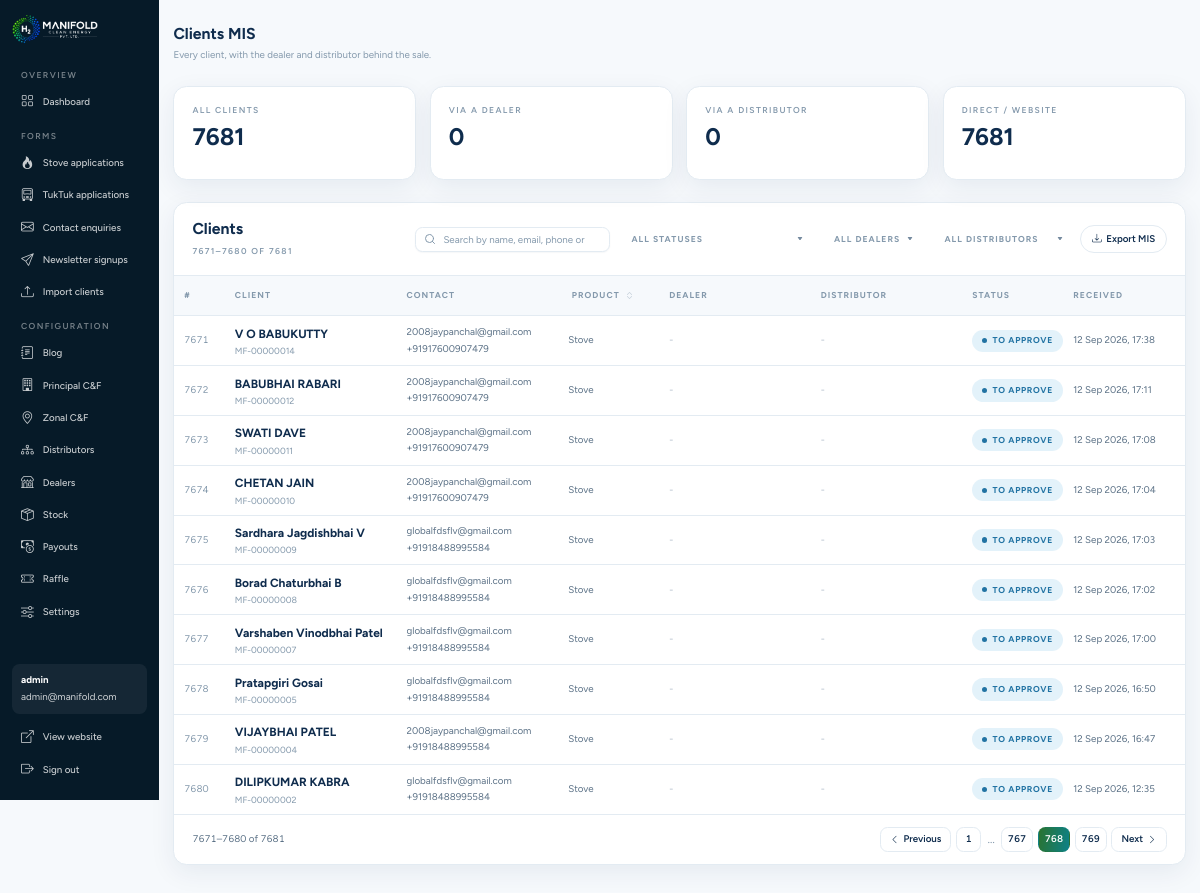
Screenshot of /admin/mis?page=768 (signed in) with the database file from the repository.
### tables this page shows
CREATE TABLE `applications` (
  `id` int(10) UNSIGNED NOT NULL,
  `product` enum('stove','tuktuk') NOT NULL,
  `status` enum('submitted','booking_pending','booking_review','docs_pending','confirm_pending','delivery_pending','delivery_review','complete','cancelled','refunded','rejected','expired') NOT NULL DEFAULT 'submitted',
  `reference_code` varchar(20) NOT NULL DEFAULT '',
  `referral_code` varchar(20) NOT NULL DEFAULT '',
  `referred_by_code` varchar(20) DEFAULT NULL,
  `referred_by_id` int(10) UNSIGNED DEFAULT NULL,
  `dealer_id` int(10) UNSIGNED DEFAULT NULL,
  `dealer_commission` decimal(10,2) NOT NULL DEFAULT 0.00,
  `distributor_id` int(10) UNSIGNED DEFAULT NULL,
  `distributor_commission` decimal(10,2) NOT NULL DEFAULT 0.00,
  `sale_channel` enum('online','direct') NOT NULL DEFAULT 'online',
  `entered_by_dealer` int(10) UNSIGNED DEFAULT NULL,
  `entered_by_distributor` int(10) UNSIGNED DEFAULT NULL,
  `referral_reward` decimal(10,2) NOT NULL DEFAULT 0.00,
  `referral_reward_status` enum('none','pending','sent','cancelled') NOT NULL DEFAULT 'none',
  `referral_reward_sent_at` datetime DEFAULT NULL,
  `referral_reward_note` varchar(255) DEFAULT NULL,
  `referral_reward_by` int(10) UNSIGNED DEFAULT NULL,
  `referral_payout_requested_at` datetime DEFAULT NULL,
  `full_name` varchar(160) NOT NULL,
  `date_of_birth` date DEFAULT NULL,
  `nationality` varchar(80) DEFAULT NULL,
  `gender` varchar(30) DEFAULT NULL,
  `occupation` varchar(120) DEFAULT NULL,
  `mobile_number` varchar(32) DEFAULT NULL,
  `alt_mobile_number` varchar(32) DEFAULT NULL,
  `email` varchar(190) NOT NULL,
  `id_number` varchar(80) DEFAULT NULL,
  `id_document_path` varchar(255) DEFAULT NULL,
  `residence_proof_path` varchar(255) DEFAULT NULL,
  `house_number` varchar(120) DEFAULT NULL,
  `street` varchar(160) DEFAULT NULL,
  `city` varchar(120) DEFAULT NULL,
  `state` varchar(120) DEFAULT NULL,
  `country` varchar(120) DEFAULT NULL,
  `pin_code` varchar(20) DEFAULT NULL,
  `property_type` varchar(80) DEFAULT NULL,
  `property_type_other` varchar(160) DEFAULT NULL,
  `ownership_status` varchar(40) DEFAULT NULL,
  `household_members` int(11) DEFAULT NULL,
  `existing_fuel` varchar(80) DEFAULT NULL,
  `existing_fuel_other` varchar(160) DEFAULT NULL,
  `units_required` int(11) DEFAULT NULL,
  `intended_usage` varchar(60) DEFAULT NULL,
  `expected_daily_usage` varchar(120) DEFAULT NULL,
  `preferred_install_date` date DEFAULT NULL,
  `water_source` varchar(80) DEFAULT NULL,
  `water_source_other` varchar(160) DEFAULT NULL,
  `continuous_water` enum('yes','no') DEFAULT NULL,
  `water_storage` enum('yes','no') DEFAULT NULL,
  `dedicated_kitchen` enum('yes','no') DEFAULT NULL,
  `countertop_space` enum('yes','no') DEFAULT NULL,
  `existing_gas` enum('yes','no') DEFAULT NULL,
  `existing_electric` enum('yes','no') DEFAULT NULL,
  `payment_method` varchar(60) DEFAULT NULL,
  `financing_option` varchar(160) DEFAULT NULL,
  `bank_name` varchar(160) DEFAULT NULL,
  `referral_source` varchar(80) DEFAULT NULL,
  `referral_other` varchar(160) DEFAULT NULL,
  `monthly_gas_consumption` varchar(120) DEFAULT NULL,
  `monthly_electric_consumption` varchar(120) DEFAULT NULL,
  `carbon_interest` varchar(20) DEFAULT NULL,
  `declaration_accepted` tinyint(1) NOT NULL DEFAULT 0,
  `testimonial_consent` tinyint(1) NOT NULL DEFAULT 0,
  `terms_accepted` tinyint(1) NOT NULL DEFAULT 0,
  `terms_accepted_at` datetime DEFAULT NULL,
  `delivery_address` text DEFAULT NULL,
  `landmark` varchar(160) DEFAULT NULL,
  `aadhaar_number` varchar(20) DEFAULT NULL,
  `aadhaar_doc_path` varchar(255) DEFAULT NULL,
  `electricity_bill_path` varchar(255) DEFAULT NULL,
  `rc_doc_path` varchar(255) DEFAULT NULL,
  `dl_doc_path` varchar(255) DEFAULT NULL,
  `registration_number` varchar(30) DEFAULT NULL,
  `kyc_verified_at` datetime DEFAULT NULL,
  `kyc_verified_by` varchar(160) DEFAULT NULL,
  `kyc_reject_reason` varchar(255) DEFAULT NULL,
  `payment_plan` enum('booking','full_payment') NOT NULL DEFAULT 'booking',
  `payment_deadline_at` datetime DEFAULT NULL,
  `cancellation_locked` tinyint(1) NOT NULL DEFAULT 0,
  `low_stock_hold` tinyint(1) NOT NULL DEFAULT 0,
  `low_stock_approved_by_principal` tinyint(1) NOT NULL DEFAULT 0,
  `low_stock_approved_by_office` tinyint(1) NOT NULL DEFAULT 0,
  `zonal_cf_id` int(10) UNSIGNED DEFAULT NULL,
  `principal_cf_id` int(10) UNSIGNED DEFAULT NULL,
  `zonal_commission` decimal(10,2) NOT NULL DEFAULT 0.00,
  `principal_commission` decimal(10,2) NOT NULL DEFAULT 0.00,
  `payment_amount` decimal(10,2) NOT NULL DEFAULT 3500.00,
  `booking_amount` decimal(10,2) NOT NULL DEFAULT 3500.00,
  `delivery_amount` decimal(10,2) NOT NULL DEFAULT 0.00,
  `loan_amount` decimal(10,2) NOT NULL DEFAULT 0.00,
  `gst_rate` decimal(5,2) NOT NULL DEFAULT 0.00,
  `booking_paid_at` datetime DEFAULT NULL,
  `delivery_paid_at` datetime DEFAULT NULL,
  `docs_verified_at` datetime DEFAULT NULL,
  `docs_verified_by` int(10) UNSIGNED DEFAULT NULL,
  `docs_rejected_at` datetime DEFAULT NULL,
  `docs_rejected_by` int(10) UNSIGNED DEFAULT NULL,
  `docs_reject_reason` varchar(255) DEFAULT NULL,
  `docs_resent_at` datetime DEFAULT NULL,
  `delivery_choice` enum('waiting','continue','cancel') NOT NULL DEFAULT 'waiting',
  `delivery_choice_at` datetime DEFAULT NULL,
  `loan_paid_at` datetime DEFAULT NULL,
  `payment_reference` varchar(120) DEFAULT NULL,
  `payment_proof_path` varchar(255) DEFAULT NULL,
  `payment_uploaded_at` datetime DEFAULT NULL,
  `payment_verified_at` datetime DEFAULT NULL,
  `payment_rejected_at` datetime DEFAULT NULL,
  `payment_reject_reason` varchar(255) DEFAULT NULL,
  `reminded_at` datetime DEFAULT NULL,
  `reminder_count` smallint(5) UNSIGNED NOT NULL DEFAULT 0,
  `confirmed_at` datetime DEFAULT NULL,
  `completed_at` datetime DEFAULT NULL,
  `admin_note` text DEFAULT NULL,
  `ip_address` varchar(45) DEFAULT NULL,
  `created_at` datetime NOT NULL DEFAULT current_timestamp(),
  `updated_at` datetime NOT NULL DEFAULT current_timestamp() ON UPDATE current_timestamp()
);

### admin/config.php (called while the page is built, shortened)
<?php
function db(): PDO
{
    static $pdo = null;
    if ($pdo === null) {
        $dsn = sprintf('mysql:host=%s;port=%d;dbname=%s;charset=utf8mb4', DB_HOST, DB_PORT, DB_NAME);
        try {
            $pdo = new PDO($dsn, DB_USER, DB_PASS, [
                PDO::ATTR_ERRMODE            => PDO::ERRMODE_EXCEPTION,
                PDO::ATTR_DEFAULT_FETCH_MODE => PDO::FETCH_ASSOC,
                PDO::ATTR_EMULATE_PREPARES   => false,
                PDO::ATTR_PERSISTENT         => DB_PERSISTENT,
            ]);
            $pdo->exec("SET time_zone = '" . (new DateTime('now'))->format('P') . "'");
        } catch (PDOException $e) {
            http_response_code(500);
            exit('Database connection failed. Check admin/config.php and that schema.sql has been imported.');
        }
    }
    return $pdo;
}

### admin/lib.php (called while the page is built, shortened)
<?php
require_once __DIR__ . '/config.php';
function status_short(string $status, string $plan = ''): string
{
    $short = [
        'submitted'        => 'to approve',
        'booking_pending'  => 'booking due',
        'booking_review'   => 'booking receipt',
        'docs_pending'     => 'documents',
        'delivery_pending' => 'delivery due',
        'delivery_review'  => 'delivery receipt',
        'complete'         => 'complete',
        'cancelled'        => 'refund requested',
        'refunded'         => 'refunded',
        'expired'          => 'expired',
    ];
    return $short[$status] ?? $status;
}
function paged(int $total, $requested, int $perPage = LIST_PER_PAGE): array
{
    $pages  = max(1, (int) ceil($total / $perPage));
    $page   = max(1, min($pages, (int) $requested ?: 1));
    $offset = ($page - 1) * $perPage;
    return [
        'page'    => $page,
        'pages'   => $pages,
        'offset'  => $offset,
        'perPage' => $perPage,
        'total'   => $total,
        'from'    => $total === 0 ? 0 : $offset + 1,
        'to'      => min($offset + $perPage, $total),
    ];
}
function e(?string $value): string
{
    return htmlspecialchars((string) $value, ENT_QUOTES | ENT_SUBSTITUTE, 'UTF-8');
}
function format_datetime(?string $value): string
{
    return date('j M Y, H:i', strtotime($value));
}

### admin/mis.php (the view, shortened to what this page needs)
<?php
require_once __DIR__ . '/lib.php';
$product = (string) ($_GET['product'] ?? '');
if (!in_array($product, ['stove', 'tuktuk'], true)) {
    $product = '';
}
$status = (string) ($_GET['status'] ?? '');
if (!in_array($status, APPLICATION_STATUSES, true)) {
    $status = '';
}
$dealerId      = (int) ($_GET['dealer'] ?? 0);
$distributorId = (int) ($_GET['distributor'] ?? 0);
$q             = trim((string) ($_GET['q'] ?? ''));
$where  = [];
$params = [];
$clause = $where ? ' WHERE ' . implode(' AND ', $where) : '';
$countStmt = db()->prepare('SELECT COUNT(*) FROM applications a' . $clause);
$countStmt->execute($params);
$paging = paged((int) $countStmt->fetchColumn(), $_GET['page'] ?? 1);
$stmt = db()->prepare(
    'SELECT a.*, d.full_name AS dealer_name, d.dealer_code,
            x.full_name AS distributor_name, x.distributor_code
       FROM applications a
       LEFT JOIN dealers d ON d.id = a.dealer_id
       LEFT JOIN distributors x ON x.id = a.distributor_id'
    . $clause . ' ORDER BY a.created_at DESC LIMIT ' . $paging['perPage'] . ' OFFSET ' . $paging['offset']
);
$stmt->execute($params);
$rows = $stmt->fetchAll();
$totals = db()->query(
    "SELECT COUNT(*) AS total,
            SUM(dealer_id IS NOT NULL) AS via_dealer,
            SUM(distributor_id IS NOT NULL AND dealer_id IS NULL) AS via_distributor,
            SUM(dealer_id IS NULL AND distributor_id IS NULL) AS direct
       FROM applications"
)->fetch();
$misFilterUrl = static function (string $nextProduct) use ($status, $dealerId, $distributorId, $q): string {
    $query = array_filter([
        'product'     => $nextProduct,
        'status'      => $status,
        'dealer'      => $dealerId > 0 ? (string) $dealerId : '',
        'distributor' => $distributorId > 0 ? (string) $distributorId : '',
        'q'           => $q,
    ], static fn (string $v): bool => $v !== '');
    return 'mis' . ($query ? '?' . http_build_query($query) : '');
};
$productSteps = ['', 'stove', 'tuktuk'];
$productNext  = $productSteps[(array_search($product, $productSteps, true) + 1) % count($productSteps)];
$productLabel = ['stove' => 'Stove', 'tuktuk' => 'TukTuk'];
require __DIR__ . '/partials/layout-top.php';
?>
<div class="tiles">
  <span class="tile">
    <span class="eyebrow">All clients</span>
    <strong><?= (int) $totals['total'] ?></strong>
  </span>
  <span class="tile">
    <span class="eyebrow">Via a dealer</span>
    <strong><?= (int) $totals['via_dealer'] ?></strong>
  </span>
  <span class="tile">
    <span class="eyebrow">Via a distributor</span>
    <strong><?= (int) $totals['via_distributor'] ?></strong>
  </span>
  <span class="tile">
    <span class="eyebrow">Direct / website</span>
    <strong><?= (int) $totals['direct'] ?></strong>
  </span>
</div>
<div data-live-list data-live-quiet>
<div class="panel">
  <div class="panel__head">
    <div class="panel__head-text">
      <h2>Clients</h2>
      <span class="eyebrow">
        <?= (int) $paging['from'] ?>–<?= (int) $paging['to'] ?> of <?= (int) $paging['total'] ?>
      </span>
    </div>
    <div class="panel__head-tools">
      <form method="get" action="mis" class="admin-search-box" data-live-form>
        <input type="search" name="q" class="admin-search-input" value="<?= e($q) ?>" placeholder="Search by name, email, phone or code...">
      </form>
      <form method="get" class="th-picker" data-live-form data-base="mis.php">
        <select id="statusPick" name="status" class="th-select<?= $status !== '' ? ' is-filtered' : '' ?>">
          <option value="">All statuses</option>
        </select>
      </form>
      <form method="get" class="th-picker" data-live-form data-base="mis.php">
        <select id="dealerPick" name="dealer" class="th-select<?= $dealerId > 0 ? ' is-filtered' : '' ?>">
          <option value="0">All dealers</option>
        </select>
      </form>
      <form method="get" class="th-picker" data-live-form data-base="mis.php">
        <select id="distributorPick" name="distributor" class="th-select<?= $distributorId > 0 ? ' is-filtered' : '' ?>">
          <option value="0">All distributors</option>
        </select>
      </form>
      <?php $exportKind = 'clients'; require __DIR__ . '/partials/export-bar.php'; ?>
    </div>
  </div>
  <div class="table-wrap">
    <table class="table--fixed">
      <colgroup>
        <col style="width:5%">
        <col style="width:17%">
        <col style="width:16%">
        <col style="width:10%">
        <col style="width:15%">
        <col style="width:15%">
        <col style="width:10%">
        <col style="width:12%">
      </colgroup>
      <thead>
        <tr>
          <th>#</th>
          <th>Client</th>
          <th>Contact</th>
          <th class="th-filter-cell">
            <a class="th-filter<?= $product === '' ? '' : ' is-filtered' ?>"
               href="<?= e($misFilterUrl($productNext)) ?>"
               title="Click to filter by product">
              <span class="th-filter__label"><?= $product === '' ? 'Product' : e($productLabel[$product]) ?></span>
              <i class="bi bi-chevron-expand" aria-hidden="true"></i>
            </a>
          </th>
          <th>Dealer</th>
          <th>Distributor</th>
          <th>Status</th>
          <th>Received</th>
        </tr>
      </thead>
      <tbody>
        <?php $seq = $paging['offset']; ?>
        <?php foreach ($rows as $row): ?>
          <?php $rowId = (int) $row['id']; $seq++; ?>
          <tr id="row-<?= $rowId ?>">
            <td class="td-seq"><?= $seq ?></td>
            <td>
              <strong title="<?= e($row['full_name']) ?>"><?= e($row['full_name']) ?></strong>
              <div class="cell-sub"><?= e($row['reference_code'] ?: '—') ?></div>
            </td>
            <td>
              <a href="mailto:<?= e($row['email']) ?>"><?= e($row['email']) ?></a>
              <?php if (!empty($row['mobile_number'])): ?>
                <a href="tel:<?= e(preg_replace('/\s+/', '', (string) $row['mobile_number'])) ?>"><?= e($row['mobile_number']) ?></a>
              <?php endif; ?>
            </td>
            <td><?= e($productLabel[$row['product']] ?? $row['product']) ?></td>
            <td>
              <?php if ($row['dealer_name']): ?>
                <div class="cell-stack">
                  <span><?= e($row['dealer_name']) ?></span>
                  <span class="cell-sub"><?= e((string) $row['dealer_code']) ?></span>
                </div>
              <?php else: ?>
                <span class="cell-none">-</span>
              <?php endif; ?>
            </td>
            <td>
              <?php if ($row['distributor_name']): ?>
                <div class="cell-stack">
                  <span><?= e($row['distributor_name']) ?></span>
                  <span class="cell-sub"><?= e((string) $row['distributor_code']) ?></span>
                </div>
              <?php else: ?>
                <span class="cell-none">-</span>
              <?php endif; ?>
            </td>
            <td><span class="pill pill--<?= e($row['status']) ?>"><?= e(status_short($row['status'])) ?></span></td>
            <td class="td-when"><?= e(format_datetime($row['created_at'])) ?></td>
          </tr>
        <?php endforeach; ?>
      </tbody>
    </table>
  </div>
  <?php if ($rows): ?>
    <?php
      require __DIR__ . '/partials/pager.php';
    ?>
  <?php endif; ?>
</div>
</div>
<?php require __DIR__ . '/partials/layout-bottom.php'; ?>

### rows the page displays
applications: full_name "V O BABUKUTTY", reference_code "MF-00000014", email "2008jaypanchal@gmail.com", mobile_number "+91917600907479", product "Stove", status "TO APPROVE", created_at "12 Sep 2026, 17:38"
applications: full_name "BABUBHAI RABARI", reference_code "MF-00000012", email "2008jaypanchal@gmail.com", mobile_number "+91917600907479", product "Stove", status "TO APPROVE", created_at "12 Sep 2026, 17:11"
applications: full_name "SWATI DAVE", reference_code "MF-00000011", email "2008jaypanchal@gmail.com", mobile_number "+91917600907479", product "Stove", status "TO APPROVE", created_at "12 Sep 2026, 17:08"
applications: full_name "CHETAN JAIN", reference_code "MF-00000010", email "2008jaypanchal@gmail.com", mobile_number "+91917600907479", product "Stove", status "TO APPROVE", created_at "12 Sep 2026, 17:04"
applications: full_name "Sardhara Jagdishbhai V", reference_code "MF-00000009", email "globalfdsflv@gmail.com", mobile_number "+91918488995584", product "Stove", status "TO APPROVE", created_at "12 Sep 2026, 17:03"
applications: full_name "Borad Chaturbhai B", reference_code "MF-00000008", email "globalfdsflv@gmail.com", mobile_number "+91918488995584", product "Stove", status "TO APPROVE", created_at "12 Sep 2026, 17:02"
applications: full_name "Varshaben Vinodbhai Patel", reference_code "MF-00000007", email "globalfdsflv@gmail.com", mobile_number "+91918488995584", product "Stove", status "TO APPROVE", created_at "12 Sep 2026, 17:00"
applications: full_name "Pratapgiri Gosai", reference_code "MF-00000005", email "globalfdsflv@gmail.com", mobile_number "+91918488995584", product "Stove", status "TO APPROVE", created_at "12 Sep 2026, 16:50"
applications: full_name "VIJAYBHAI PATEL", reference_code "MF-00000004", email "2008jaypanchal@gmail.com", mobile_number "+91918488995584", product "Stove", status "TO APPROVE", created_at "12 Sep 2026, 16:47"
applications: full_name "DILIPKUMAR KABRA", reference_code "MF-00000002", email "globalfdsflv@gmail.com", mobile_number "+91918488995584", product "Stove", status "TO APPROVE", created_at "12 Sep 2026, 12:35"

### other values shown
$sidebarConfig['label'] "Stove applications"
$sidebarConfig['label'] "TukTuk applications"
$sidebarConfig['label'] "Contact enquiries"
$sidebarConfig['label'] "Newsletter signups"
$user['name'] "admin"
$user['email'] "admin@manifold.com"
$pageTitle "Clients MIS"
$pageLead "Every client, with the dealer and distributor behind the sale."
$totals['total'] "7681"
$totals['via_dealer'] "0"
$totals['via_distributor'] "0"
$totals['direct'] "7681"
$paging['from'] "7671"
$paging['to'] "7680"
$paging['total'] "7681"
